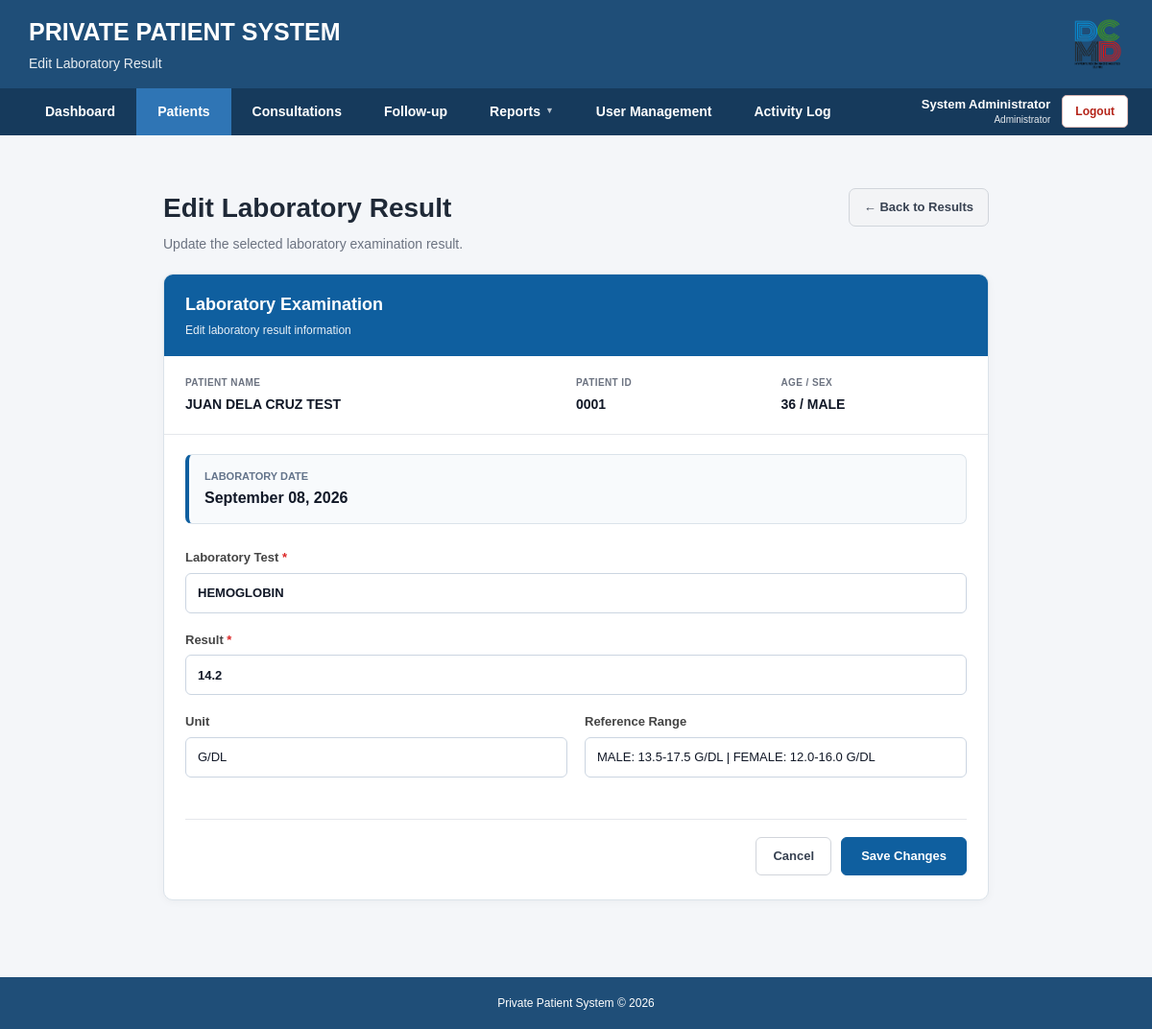
Page /laboratory/edit.php?id=27 (signed in) on the committed database.
### tables this page shows
CREATE TABLE IF NOT EXISTS `laboratory` (
  `id` int(11) NOT NULL AUTO_INCREMENT,
  `patient_id` int(11) NOT NULL,
  `test_date` date NOT NULL,
  `test_name` varchar(150) NOT NULL,
  `result` varchar(255) NOT NULL,
  `unit` varchar(50) DEFAULT '',
  `reference_range` varchar(100) DEFAULT '',
  `remarks` text,
  `created_at` timestamp NOT NULL DEFAULT CURRENT_TIMESTAMP,
  PRIMARY KEY (`id`),
  KEY `idx_patient_id` (`patient_id`),
  KEY `idx_test_date` (`test_date`)
);

CREATE TABLE IF NOT EXISTS `patients` (
  `id` int(11) NOT NULL AUTO_INCREMENT,
  `patient_id` varchar(10) NOT NULL,
  `last_name` varchar(100) NOT NULL,
  `first_name` varchar(100) NOT NULL,
  `middle_name` varchar(100) DEFAULT NULL,
  `birthdate` date NOT NULL,
  `sex` enum('Male','Female') NOT NULL,
  `address` text,
  `contact_no` varchar(20) DEFAULT NULL,
  `emergency_contact` varchar(150) DEFAULT NULL,
  `emergency_contact_no` varchar(20) DEFAULT NULL,
  `date_registered` date NOT NULL,
  `status` enum('Active','Inactive','Deceased') NOT NULL DEFAULT 'Active',
  `created_at` timestamp NOT NULL DEFAULT CURRENT_TIMESTAMP,
  PRIMARY KEY (`id`),
  UNIQUE KEY `patient_id` (`patient_id`)
);

### laboratory/edit.php (the view, shortened to what this page needs)
<?php
require_once "../config/database.php";
$labId = isset($_GET['id'])
    ? intval($_GET['id'])
    : 0;
$sql = "
    SELECT
        l.id,
        l.patient_id,
        l.test_date,
        l.test_name,
        l.result,
        l.unit,
        l.reference_range,
        p.patient_id AS patient_code,
        p.first_name,
        p.middle_name,
        p.last_name,
        p.birthdate,
        p.sex,
        p.address
    FROM laboratory l
    INNER JOIN patients p
        ON p.id = l.patient_id
    WHERE l.id = ?
    LIMIT 1
";
$stmt = $conn->prepare($sql);
$stmt->bind_param(
    "i",
    $labId
);
$stmt->execute();
$result = $stmt->get_result();
$lab = $result->fetch_assoc();
$fullName =
    trim($lab['first_name']);
if (!empty($lab['middle_name'])) {
    $fullName .= " "
        . trim($lab['middle_name']);
}
$fullName .= " "
    . trim($lab['last_name']);
$age = "-";
if (!empty($lab['birthdate'])) {
    $birthDate = new DateTime(
        $lab['birthdate']
    );
    $today = new DateTime();
    $age = $today->diff(
        $birthDate
    )->y;
}
include __DIR__ . "/../includes/header.php";
include __DIR__ . "/../includes/navigation.php";
?>
<main class="main-container">
    <div class="lab-edit-page">
        <div class="lab-edit-header">
            <div class="lab-edit-title">
                <h2>
                    Edit Laboratory Result
                </h2>
                <p>
                    Update the selected laboratory examination result.
                </p>
            </div>
            <div class="lab-edit-actions">
                <a
                    href="view.php?id=<?php
                        echo (int)$lab['patient_id'];
                    ?>&date=<?php
                        echo urlencode(
                            $lab['test_date']
                        );
                    ?>"
                    class="lab-action-btn back-btn"
                >
                    ← Back to Results
                </a>
            </div>
        </div>
        <div class="edit-card">
            <div class="edit-card-header">
                <div class="edit-card-header-title">
                    Laboratory Examination
                </div>
                <div class="edit-card-header-subtitle">
                    Edit laboratory result information
                </div>
            </div>
            <div class="patient-information">
                <div class="patient-grid">
                    <div>
                        <span class="info-label">
                            Patient Name
                        </span>
                        <div class="info-value">
                            <?php
                            echo htmlspecialchars(
                                strtoupper(
                                    $fullName
                                )
                            );
                            ?>
                        </div>
                    </div>
                    <div>
                        <span class="info-label">
                            Patient ID
                        </span>
                        <div class="info-value">
                            <?php
                            echo htmlspecialchars(
                                $lab['patient_code']
                            );
                            ?>
                        </div>
                    </div>
                    <div>
                        <span class="info-label">
                            Age / Sex
                        </span>
                        <div class="info-value">
                            <?php
                            echo htmlspecialchars(
                                $age
                            );
                            ?>
                            /
                            <?php
                            echo htmlspecialchars(
                                strtoupper(
                                    $lab['sex']
                                )
                            );
                            ?>
                        </div>
                    </div>
                </div>
            </div>
            <div class="lab-date-box">
                <div class="lab-date-label">
                    Laboratory Date
                </div>
                <div class="lab-date-value">
                    <?php
                    echo htmlspecialchars(
                        date(
                            "F d, Y",
                            strtotime(
                                $lab['test_date']
                            )
                        )
                    );
                    ?>
                </div>
            </div>
            <form
                action="update.php"
                method="POST"
                class="edit-form"
                onsubmit="return validateLaboratoryForm();"
            >
                <div class="form-group">
                    <label
                        for="test_name"
                        class="form-label"
                    >
                        Laboratory Test
                        <span class="required">*</span>
                    </label>
                    <input
                        type="text"
                        id="test_name"
                        name="test_name"
                        class="form-input test-name-input"
                        value="<?php
                            echo htmlspecialchars(
                                $lab['test_name']
                            );
                        ?>"
                        required
                        autocomplete="off"
                    >
                </div>
                <div class="form-group">
                    <label
                        for="result"
                        class="form-label"
                    >
                        Result
                        <span class="required">*</span>
                    </label>
                    <input
                        type="text"
                        id="result"
                        name="result"
                        class="form-input result-input"
                        value="<?php
                            echo htmlspecialchars(
                                $lab['result']
                            );
                        ?>"
                        required
                        autocomplete="off"
                    >
                </div>
                <div class="form-grid">
                    <div class="form-group">
                        <label
                            for="unit"
                            class="form-label"
                        >
                            Unit
                        </label>
                        <input
                            type="text"
                            id="unit"
                            name="unit"
                            class="form-input"
                            value="<?php
                                echo htmlspecialchars(
                                    $lab['unit']
                                );
                            ?>"
                            autocomplete="off"
                        >
                    </div>
                    <div class="form-group">
                        <label
                            for="reference_range"
                            class="form-label"
                        >
                            Reference Range
                        </label>
                        <input
                            type="text"
                            id="reference_range"
                            name="reference_range"
                            class="form-input"
                            value="<?php
                                echo htmlspecialchars(
                                    $lab['reference_range']
                                );
                            ?>"
                            autocomplete="off"
                        >
                    </div>
                </div>
                <div class="form-actions">
                    <a
                        href="view.php?id=<?php
                            echo (int)$lab['patient_id'];
                        ?>&date=<?php
                            echo urlencode(
                                $lab['test_date']
                            );
                        ?>"
                        class="cancel-btn"
                    >
                        Cancel
                    </a>
                    <button
                        type="submit"
                        class="save-btn"
                    >
                        Save Changes
                    </button>
                </div>
            </form>
        </div>
    </div>
</main>
<?php
include __DIR__ . "/../includes/footer.php";
?>

### css/style.css (style rules this page uses)
* { box-sizing: border-box; margin: 0; padding: 0; }
html, body { min-height: 100%; }
body { font-family: Arial, Helvetica, sans-serif; background: #f4f6f9; color: #333; line-height: 1.5; min-height: 100vh; display: flex; flex-direction: column; }
.main-container { max-width: 1400px; width: 100%; margin: 0 auto; padding: 30px; flex: 1; }
.form-group { margin-bottom: 17px; }
.form-group label { display: block; margin-bottom: 6px; font-size: 13px; font-weight: 600; color: #444; }
input, select, textarea { width: 100%; padding: 10px 12px; border: 1px solid #ced4da; border-radius: 5px; font-family: Arial, Helvetica, sans-serif; font-size: 14px; background: white; }
.info-label { font-size: 12px; color: #777; margin-bottom: 3px; }
.info-value { font-size: 14px; color: #333; font-weight: 600; }

### laboratory/edit.php (style rules this page uses)
.lab-edit-page { max-width: 900px; margin: 25px auto 50px; padding: 0 20px; }
.lab-edit-header { display: flex; justify-content: space-between; align-items: flex-start; gap: 20px; margin-bottom: 20px; }
.lab-edit-title h2 { margin: 0; color: #1f2937; font-size: 28px; font-weight: 700; }
.lab-edit-title p { margin: 6px 0 0; color: #6b7280; font-size: 14px; }
.lab-edit-actions { display: flex; gap: 8px; flex-wrap: wrap; }
.lab-action-btn { display: inline-flex; align-items: center; justify-content: center; gap: 6px; min-height: 40px; padding: 0 15px; border-radius: 7px; text-decoration: none; font-size: 13px; font-weight: 700; border: 1px solid transparent; cursor: pointer; }
.back-btn { background: #f3f4f6; color: #374151; border-color: #d1d5db; }
.edit-card { background: #ffffff; border: 1px solid #dbe3ea; border-radius: 10px; overflow: hidden; box-shadow: 0 2px 8px rgba(0,0,0,0.04); }
.edit-card-header { background: #0f5f9f; color: #ffffff; padding: 18px 22px; }
.edit-card-header-title { font-size: 18px; font-weight: 700; margin-bottom: 4px; }
.edit-card-header-subtitle { font-size: 12px; opacity: 0.9; }
.patient-information { padding: 20px 22px; border-bottom: 1px solid #e5e7eb; background: #ffffff; }
.patient-grid { display: grid; grid-template-columns: 1.6fr 0.8fr 0.8fr; gap: 20px; }
.info-label { display: block; font-size: 10px; font-weight: 700; color: #6b7280; text-transform: uppercase; letter-spacing: 0.4px; margin-bottom: 5px; }
.info-value { font-size: 14px; font-weight: 600; color: #111827; word-break: break-word; }
.lab-date-box { margin: 20px 22px; padding: 14px 16px; background: #f8fafc; border: 1px solid #dbe3ea; border-left: 4px solid #0f5f9f; border-radius: 7px; }
.lab-date-label { color: #64748b; font-size: 11px; font-weight: 700; text-transform: uppercase; margin-bottom: 3px; }
.lab-date-value { color: #111827; font-size: 16px; font-weight: 700; }
.edit-form { padding: 5px 22px 25px; }
.form-group { margin-bottom: 18px; }
.form-label { display: block; margin-bottom: 7px; color: #374151; font-size: 12px; font-weight: 700; }
.required { color: #dc2626; }
.form-input { width: 100%; min-height: 42px; padding: 9px 12px; box-sizing: border-box; border: 1px solid #cbd5e1; border-radius: 6px; background: #ffffff; color: #111827; font-size: 13px; outline: none; transition: 0.2s ease; }
.form-grid { display: grid; grid-template-columns: 1fr 1fr; gap: 18px; }
.test-name-input { font-weight: 700; text-transform: uppercase; }
.result-input { font-weight: 700; text-transform: uppercase; }
.form-actions { display: flex; justify-content: flex-end; gap: 10px; margin-top: 25px; padding-top: 18px; border-top: 1px solid #e5e7eb; }
.cancel-btn { display: inline-flex; align-items: center; justify-content: center; min-height: 40px; padding: 0 17px; background: #ffffff; color: #374151; border: 1px solid #d1d5db; border-radius: 6px; text-decoration: none; font-size: 13px; font-weight: 700; }
.save-btn { min-height: 40px; padding: 0 20px; background: #0f5f9f; color: #ffffff; border: 1px solid #0f5f9f; border-radius: 6px; font-size: 13px; font-weight: 700; cursor: pointer; }

### rows in the picture
laboratory: patient.last_name "JUAN DELA CRUZ TEST", patient.patient_id "0001", patient.birthdate "36", patient.sex "MALE", test_date "September 08, 2026", test_name "HEMOGLOBIN", result "14.2", unit "G/DL", reference_range "MALE: 13.5-17.5 G/DL | FEMALE: 12.0-16.0 G/DL"

### other values in the picture
$pageSubtitle "Edit Laboratory Result"
$loggedInName "System Administrator"
$loggedInRole "Administrator"
